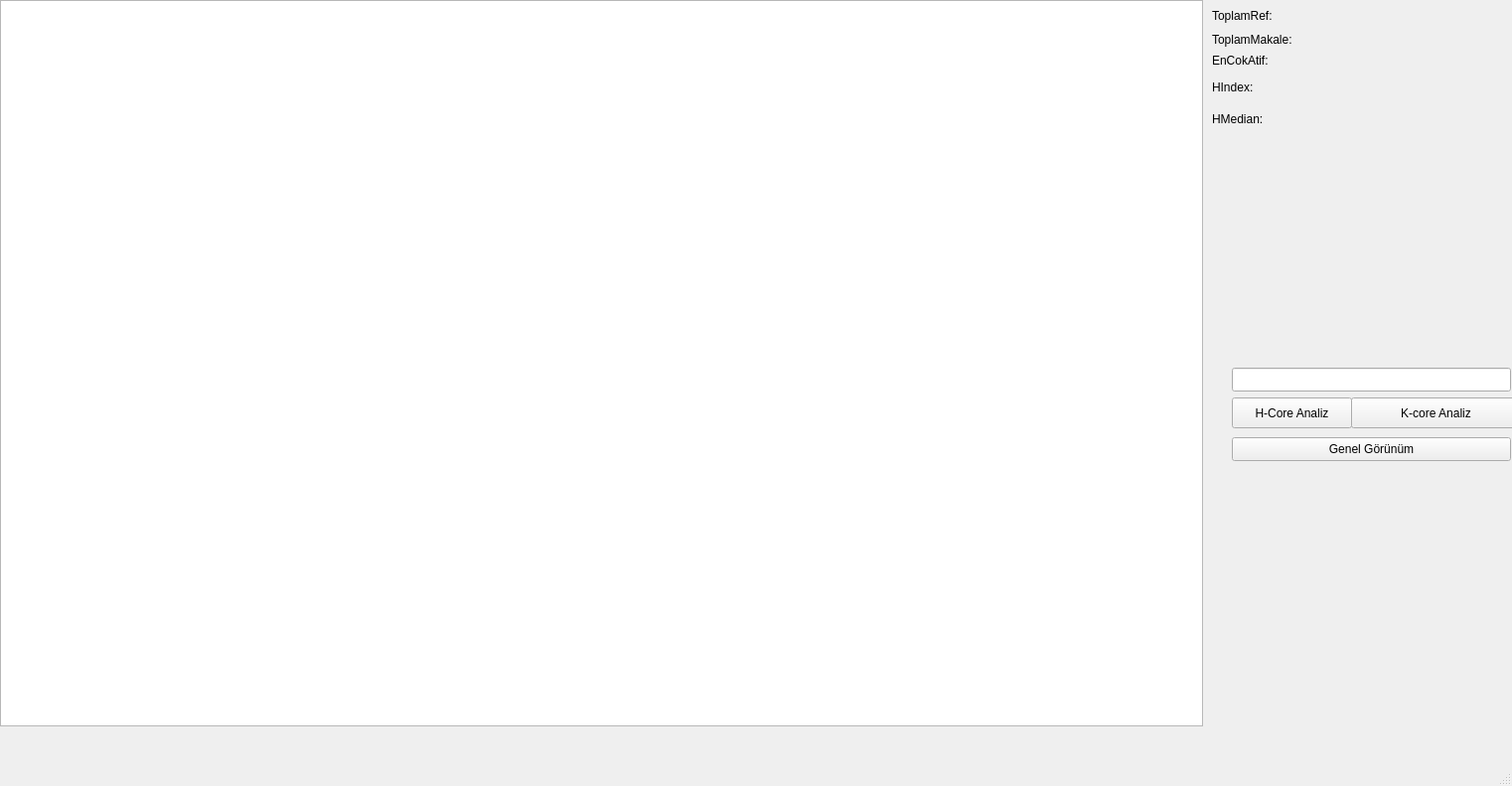
<?xml version="1.0" encoding="UTF-8"?>
<ui version="4.0">
 <class>MainWindow</class>
 <widget class="QMainWindow" name="MainWindow">
  <property name="geometry">
   <rect>
    <x>0</x>
    <y>0</y>
    <width>1522</width>
    <height>791</height>
   </rect>
  </property>
  <property name="windowTitle">
   <string>MainWindow</string>
  </property>
  <widget class="QWidget" name="centralwidget">
   <widget class="QLabel" name="lblToplamRef">
    <property name="geometry">
     <rect>
      <x>1220</x>
      <y>0</y>
      <width>121</width>
      <height>31</height>
     </rect>
    </property>
    <property name="text">
     <string>ToplamRef:</string>
    </property>
   </widget>
   <widget class="QLabel" name="lblToplamMakale">
    <property name="geometry">
     <rect>
      <x>1220</x>
      <y>30</y>
      <width>241</width>
      <height>20</height>
     </rect>
    </property>
    <property name="text">
     <string>ToplamMakale:</string>
    </property>
   </widget>
   <widget class="QLabel" name="lblEnCokAtif">
    <property name="geometry">
     <rect>
      <x>1220</x>
      <y>50</y>
      <width>601</width>
      <height>21</height>
     </rect>
    </property>
    <property name="text">
     <string>EnCokAtif:</string>
    </property>
   </widget>
   <widget class="QLineEdit" name="txtMakaleId">
    <property name="geometry">
     <rect>
      <x>1240</x>
      <y>370</y>
      <width>281</width>
      <height>24</height>
     </rect>
    </property>
   </widget>
   <widget class="QPushButton" name="btnHesapla">
    <property name="geometry">
     <rect>
      <x>1240</x>
      <y>400</y>
      <width>121</width>
      <height>31</height>
     </rect>
    </property>
    <property name="text">
     <string>H-Core Analiz</string>
    </property>
   </widget>
   <widget class="QLabel" name="lblHIndex">
    <property name="geometry">
     <rect>
      <x>1220</x>
      <y>80</y>
      <width>171</width>
      <height>16</height>
     </rect>
    </property>
    <property name="text">
     <string>HIndex:</string>
    </property>
   </widget>
   <widget class="QLabel" name="lblHMedian">
    <property name="geometry">
     <rect>
      <x>1220</x>
      <y>110</y>
      <width>171</width>
      <height>20</height>
     </rect>
    </property>
    <property name="text">
     <string>HMedian:</string>
    </property>
   </widget>
   <widget class="QPushButton" name="btnGenelGoster">
    <property name="geometry">
     <rect>
      <x>1240</x>
      <y>440</y>
      <width>281</width>
      <height>24</height>
     </rect>
    </property>
    <property name="text">
     <string>Genel Görünüm</string>
    </property>
   </widget>
   <widget class="QPushButton" name="btnAnalizYap">
    <property name="geometry">
     <rect>
      <x>1360</x>
      <y>400</y>
      <width>171</width>
      <height>31</height>
     </rect>
    </property>
    <property name="text">
     <string>K-core Analiz</string>
    </property>
   </widget>
   <widget class="QGraphicsView" name="graphicsView">
    <property name="geometry">
     <rect>
      <x>0</x>
      <y>0</y>
      <width>1211</width>
      <height>731</height>
     </rect>
    </property>
   </widget>
   <zorder>graphicsView</zorder>
   <zorder>lblToplamRef</zorder>
   <zorder>lblToplamMakale</zorder>
   <zorder>lblEnCokAtif</zorder>
   <zorder>txtMakaleId</zorder>
   <zorder>btnHesapla</zorder>
   <zorder>lblHIndex</zorder>
   <zorder>lblHMedian</zorder>
   <zorder>btnGenelGoster</zorder>
   <zorder>btnAnalizYap</zorder>
  </widget>
  <widget class="QMenuBar" name="menubar">
   <property name="geometry">
    <rect>
     <x>0</x>
     <y>0</y>
     <width>1522</width>
     <height>21</height>
    </rect>
   </property>
  </widget>
  <widget class="QStatusBar" name="statusbar"/>
 </widget>
 <resources/>
 <connections/>
</ui>
